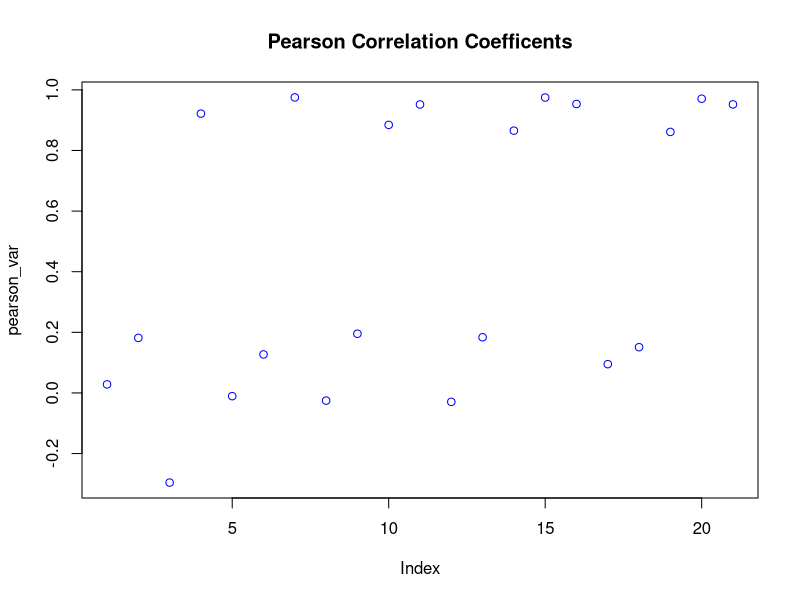

This chart was generated by the following R code:
#Homework 6
#Part 2
#Carmen Rollins

#1) Figure out how to generically extract all numeric columns from any data frame 
#so the method you develop can be used on any data.

require(ggplot2) #this is just for the test dataframe diamonds i use!
x <- data.frame(diamonds) #insert dastaframe you want to use, define it by x
keep_numeric<-x[sapply(x,is.numeric)] #this will eliminate all columns that are not numeric
delete_numeric<-x[!sapply(x,is.numeric)] #this will eliminate all numeric columns

#2) Create a dataframe that contains each pair of variable names in the first column 
#in a single string separated by a -, e.g. for the variables x and y, you should form
#the string “x-y” (HINT: Look at the help provided for the paste function) and their 
#corresponding Pearson correlation coefficient in the second column. (HINT: There is
#a function that calculates correlation coefficients – look carefully at what is 
#returned and optimize how you extract the correlation coefficients). Do not repeat
#any pairs.

#For this you will only need to update the dataframe (in this case it is "keep_numeric" in the first below command for this function to work)


#creating the pearson correlation for each variable:
pearson_cor<-cor(keep_numeric, use = "everything", method = c("pearson")) #use all observations in 'keep_numeric' (above) to find pearson corrleations 
#this will create a matrix of all variables (pearson) correlations we see that x and x and y and y, etc are on the matrix (with value 1)
#also that the valules repeat for xy and yx, etc. We will need to clean this up..
###NOTE: switch out "keep_numeric" for other datasets to use on others.

#to put in the correct order, I will first make a function: This fuction will remain the same for any data
#function to put all variable pairs in a column and have a second column of the pearson correlation coefficents:
var_columns <- function(data) {
  uptri <- upper.tri(data)
  data.frame( var1 = rownames(data)[row(data)[uptri]], var2 = rownames(data)[col(data)[uptri]], pearson  =(data)[uptri])}
#above is creating function(data) using the upper triangle section of the data from correlation (because the correlation data from
#pearson matrix above will give us a matrix of MxM results for pearson correlation (as explained above, we get repeats)
#Taking only the upper part of the triangle will eliminate the repeated variables from both the upper and lower part of the triangle. 

a<-var_columns(pearson_cor) #putting the pearson correlations from dataset into the function
a #looking at x we see what var1 and var2 and pearson are. We now want to merge var1 and var2 with a "-":

#To merge the two variabes we use the paste function:
variables<-(paste(a$var1,a$var2, sep= "-", collapse=NULL))  #paste var1 and var2 from x together with separation of "-"
pearson1<-a$pearson
#Now we want to create the columns:
final<-cbind(variables, pearson1) #this will create two columns. column1 is the two merged variables and column 2 is the pearson coefficents
final #this is the result we want

#3) Create and label a scatter plot for every pair of numeric variables. Add a title 
#to the plot that contains the calculated Pearson correlation coefficient of variables
#contained in the plot. (HINT: You should figure out how to extract all numeric columns 
#from a data frame so your method can be used on any data frame.)

pearson_var<-as.matrix(a$pearson) #putting the pearson coefficent data as a matrix so we can plot
plot(pearson_var, main="Pearson Correlation Coefficents", col="blue") #plotting coefficents, adding title and changing color of scatter dots


